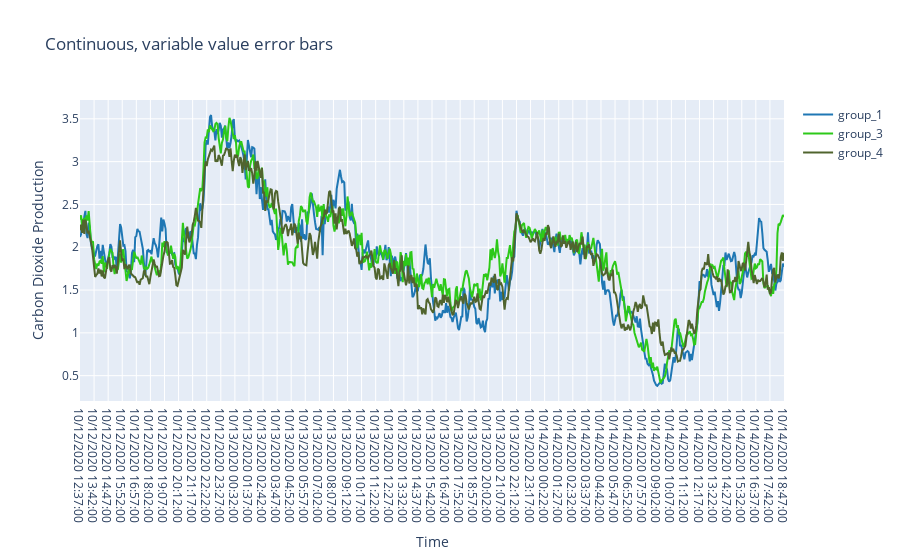

This figure's notebook cell:
### Code cell
df = pd.read_csv('https://raw.githubusercontent.com/plotly/datasets/master/wind_speed_laurel_nebraska.csv') 
fig = go.Figure([
    go.Scatter(
        name='group_1',
        x=data['Date_Time_1'],
        y=group1.mean(axis=1),
        mode='lines',
        line=dict(color='rgb(31, 119, 180)'),
    ),
    go.Scatter(
        name='group_3',
        x=data['Date_Time_1'],
        y=group2.mean(axis=1),
        mode='lines',
        line=dict(color='rgb(45, 201, 25)'),
    ),
    go.Scatter(
        name='group_4',
        x=data['Date_Time_1'],
        y=group3.mean(axis=1),
        mode='lines',
        line=dict(color='rgb(80, 100, 46)'),
    )
])
fig.update_layout(
    xaxis_title = 'Time',
    yaxis_title='Carbon Dioxide Production',
    title='Continuous, variable value error bars',
    hovermode="x"
)
fig.show()

### Figure 1 — Plotly figure (JSON) as saved in the notebook; plotly's stock layout.template omitted (floating-point values rounded to 4 significant figures; data arrays with more than 128 entries replaced by an {"elided": "..."} marker saying what was removed)
{"data": [{"line": {"color": "rgb(31, 119, 180)"}, "mode": "lines", "name": "group_1", "type": "scatter", "x": {"elided": "651 str values"}, "y": {"elided": "651 float values"}}, {"line": {"color": "rgb(45, 201, 25)"}, "mode": "lines", "name": "group_3", "type": "scatter", "x": {"elided": "651 str values"}, "y": {"elided": "651 float values"}}, {"line": {"color": "rgb(80, 100, 46)"}, "mode": "lines", "name": "group_4", "type": "scatter", "x": {"elided": "651 str values"}, "y": {"elided": "651 float values"}}], "layout": {"hovermode": "x", "title": {"text": "Continuous, variable value error bars"}, "xaxis": {"title": {"text": "Time"}}, "yaxis": {"title": {"text": "Carbon Dioxide Production"}}}}
